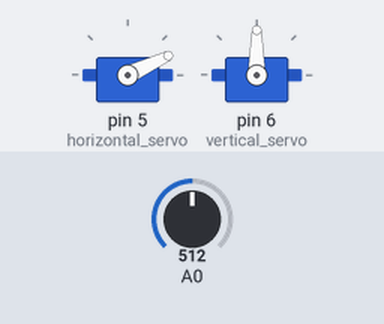
Bench run of a sketch on a simulated Arduino Uno, built with avr-gcc and run on an emulated ATmega328P. On the bench: 2 × servo. The inputs (shaded band) are chosen by the test bench; at power-on: A0 = 512.

Above: at 7.9 s.
At 16.9 s:
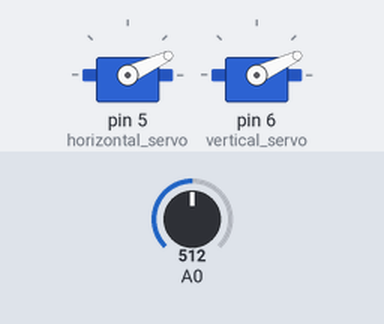
19.3 s: A0 set to 716
Timing chart, 0 to 28.3 s (numbered marks = the images above; inputs shaded):
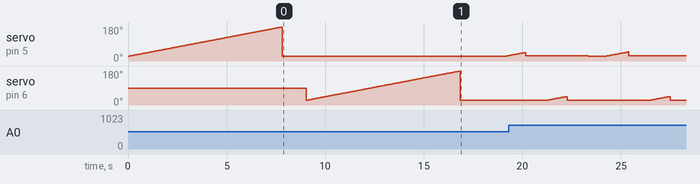

Measured:
- by itself, servo on pin 6 (vertical_servo): ramps from 25° to 45° and jumps back, once every 5.2 s

The sketch:

Final_Localized_Tracking_Code.ino
```cpp
/*
  ROHIT BISWAS & AZHAR AHMED
  EXPERIMENTAL TECHNIQUES
  LIGHT DETECTION SOFTWARE
*/

#include <Servo.h>

// Create Servo objects for horizontal and vertical axes
Servo horizontal_servo;
Servo vertical_servo;

// Store the current angles for horizontal and vertical
int currentHorizontalAngle = 0;
int currentVerticalAngle   = 20;

void setup() {
  Serial.begin(9600);
  horizontal_servo.attach(5);
  vertical_servo.attach(6);

  // Perform an initial full sweep to find the best horizontal angle
  currentHorizontalAngle = findMaxPosition(horizontal_servo, A0);
  horizontal_servo.write(currentHorizontalAngle);
  delay(1200);

  // Perform an initial full sweep to find the best vertical angle
  currentVerticalAngle = findMaxPosition(vertical_servo, A0);
  vertical_servo.write(currentVerticalAngle);
  delay(1200);
}

void loop() {
  // Continuously refine horizontal angle around the current position
  currentHorizontalAngle = trackLightLocally(
                            horizontal_servo,
                            A0,
                            currentHorizontalAngle,
                            1,   // Step size
                            20   // Range around current angle
                          );

  // Continuously refine vertical angle around the current position
  currentVerticalAngle = trackLightLocally(
                          vertical_servo,
                          A0,
                          currentVerticalAngle,
                          1,   // Step size
                          20   // Range around current angle
                        );

  // Short delay before checking again
  delay(1000);
}

/**
 * Performs a full 0–180° sweep on the specified servo to find the angle
 * with the maximum voltage (i.e., brightest light).
 */
int findMaxPosition(Servo &servo, int sensorPin) {
  float maxVoltage = 0.0;
  int bestAngle = 25;

  for (int angle = 25; angle <= 180; angle++) {
    servo.write(angle);
    delay(50); // allow servo to move
    float voltage = readVoltage(sensorPin);

    if (voltage > maxVoltage) {
      maxVoltage = voltage;
      bestAngle = angle;
    }
  }

  return bestAngle;
}

/**
 * Looks around the current angle in a small +/- range to see if there's
 * a brighter spot nearby. Returns the new best angle found.
 */
int trackLightLocally(Servo &servo, int sensorPin, int currentAngle, int step, int range) {
  // Read the voltage at the current angle
  servo.write(currentAngle);
  delay(50);
  float bestVoltage = readVoltage(sensorPin);
  int bestAngle = currentAngle;

  // Check angles around the current angle
  for (int offset = -range; offset <= range; offset += step) {
    int testAngle = currentAngle + offset;

    // Keep angles within valid bounds
    if (testAngle < 25)   testAngle = 25;
    if (testAngle > 180) testAngle = 180;

    servo.write(testAngle);
    delay(50);
    float voltage = readVoltage(sensorPin);

    // If we find a better voltage, update bestAngle and bestVoltage
    if (voltage > bestVoltage) {
      bestVoltage = voltage;
      bestAngle = testAngle;
    }
  }

  // Move servo to the best angle in the local region
  servo.write(bestAngle);
  return bestAngle;
}

/**
 * Helper function to convert the raw analog reading to a voltage.
 */
float readVoltage(int sensorPin) {
  int rawValue = analogRead(sensorPin);
  return rawValue * (5.0 / 1023.0);
}
```
